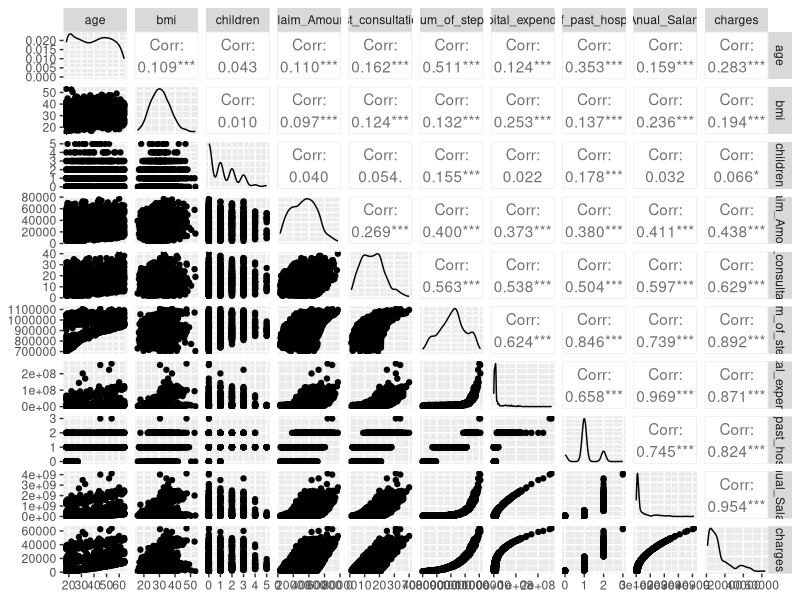
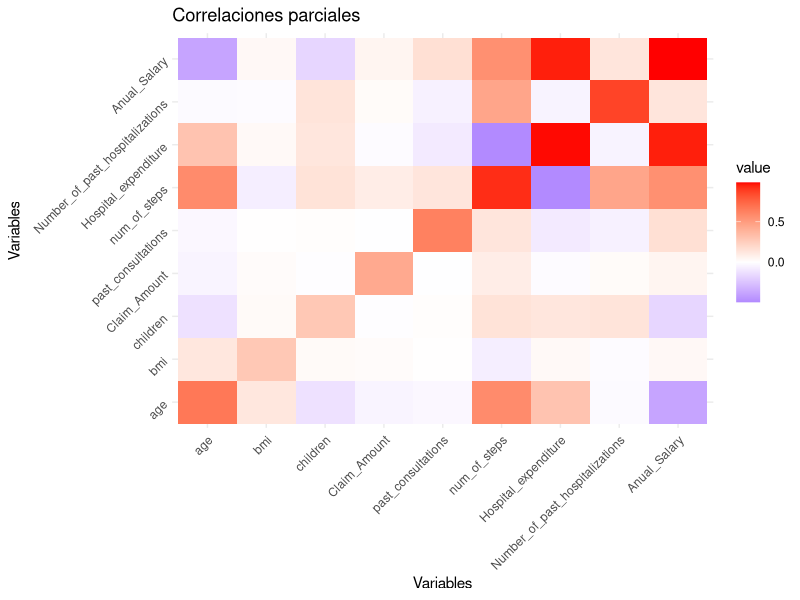
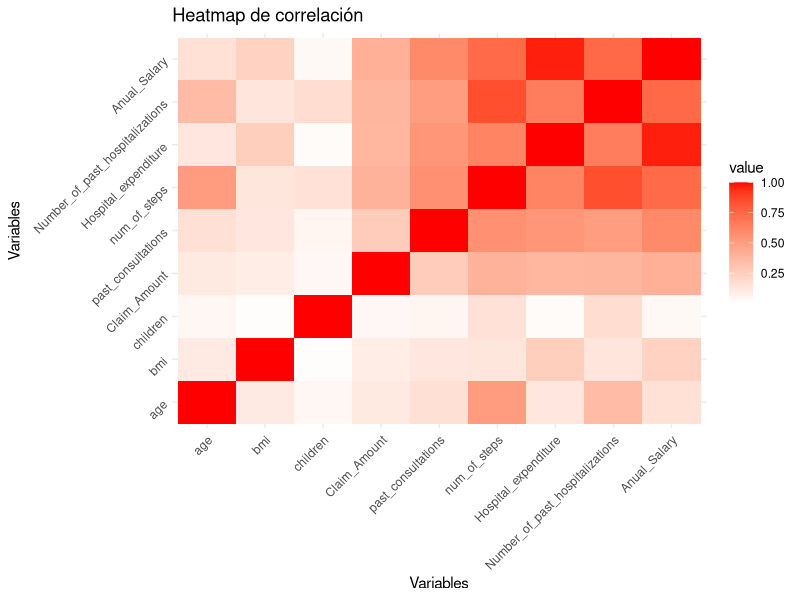
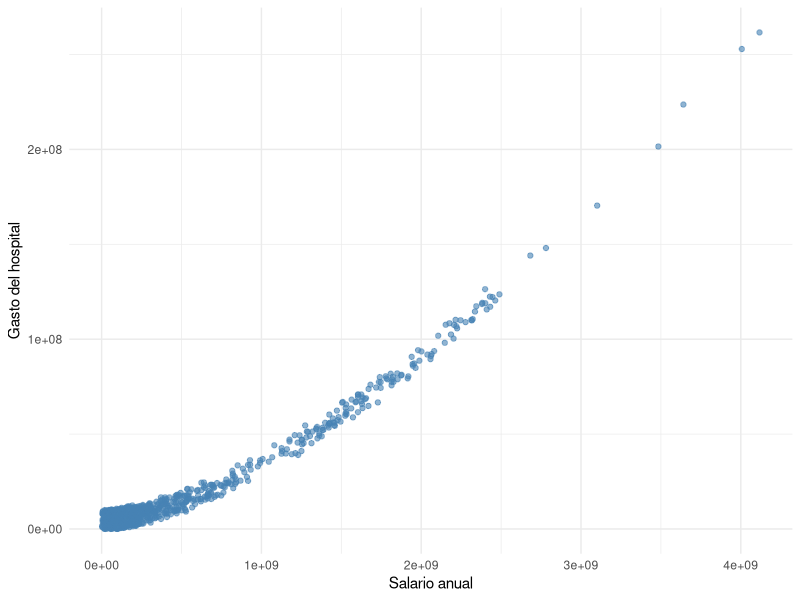
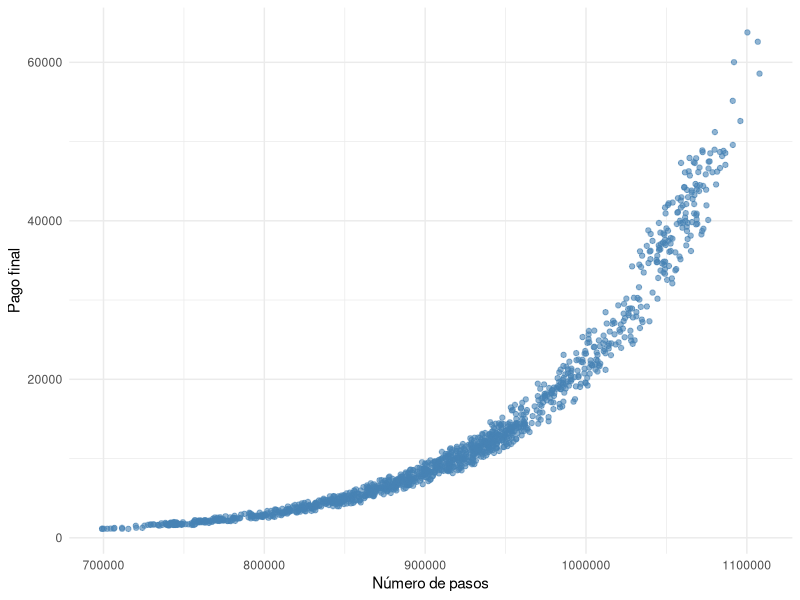
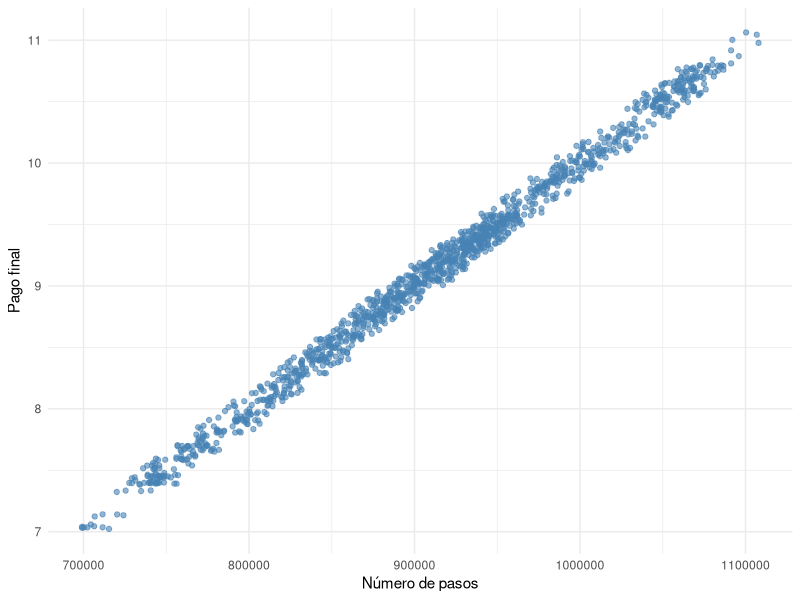
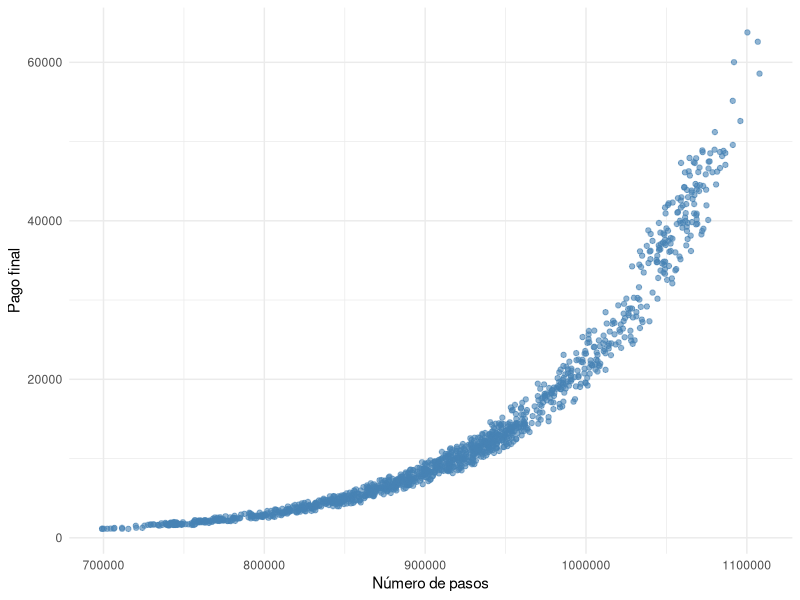
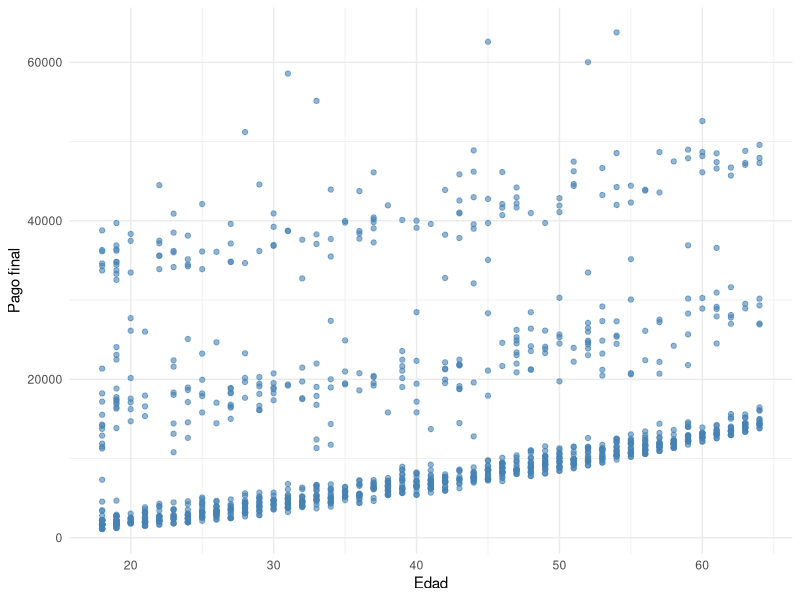

Write the R code that produced these figures, in order.
## ---- chunk 1
#| output: false
#| warning: false
library(dplyr)
library(tidyr)
library(ggplot2)
library(reshape2)
## ---- chunk 2
datos <- readr::read_csv("./new_insurance_data.csv")
dplyr::glimpse(datos)
## ---- chunk 3
# Cantidad de observaciones
nrow(datos)

# Cantidad de observaciones con alguna variable faltante
sum(!complete.cases(datos))

datos <- tidyr::drop_na(datos)
## ---- chunk 4
covariables_numericas <- c(
  "age",
  "bmi",
  "children",
  "Claim_Amount",
  "past_consultations",
  "num_of_steps",
  "Hospital_expenditure",
  "Number_of_past_hospitalizations",
  "Anual_Salary"
)
columnas_numericas <- c(covariables_numericas, "charges")

GGally::ggpairs(datos[, columnas_numericas])
## ---- chunk 5
d.cor <- cor(datos[, covariables_numericas])
d.inv <- solve(d.cor)

d.corm <- sqrt(1-1/diag(d.inv))
pd <- length(d.corm)  


d.part <- d.inv
for (i in 1:pd) {
  for (j in 1:(i-1)) {
    d.part[i,j] <- -d.inv[i,j]/sqrt(d.inv[i,i]*d.inv[j,j])
  }
  d.part[i,i] <- d.corm[i]
  d.part[1:(i-1),i] <- d.part[i,1:(i-1)]  
}
d.part
## ---- chunk 6
vals_diag <- diag(d.part)
max_col_indices <- apply(d.part, 1, which.max)
idx_ordenados <- order(vals_diag, decreasing = TRUE)
ordenados_vals_diag <- vals_diag[idx_ordenados]
ordenados_max_cols <- max_col_indices[idx_ordenados]

data.frame(correlacion_parcial = ordenados_vals_diag)
## ---- chunk 7
#| echo: false
melt(d.part) |>
  ggplot(aes(Var1, Var2, fill = value)) +
    geom_tile() +
    scale_fill_gradient2(low = "blue", high = "red", mid = "white") +
    theme_minimal() +
    theme(
      axis.text.x = element_text(angle = 45, hjust = 1),
      axis.text.y = element_text(angle = 45, hjust = 1)
    ) +
    labs(
      title = "Correlaciones parciales", 
      x = "Variables", 
      y = "Variables"
    )
## ---- chunk 8
#| echo: false
matriz_cor <- datos |>
  dplyr::select(
    age,
    bmi,
    children,
    Claim_Amount,
    past_consultations,
    num_of_steps,
    Hospital_expenditure,
    Number_of_past_hospitalizations,
    Anual_Salary,
  ) |>
  cor()

melt(matriz_cor) |>
  ggplot(aes(Var1, Var2, fill = value)) +
    geom_tile() +
    scale_fill_gradient2(low = "blue", high = "red", mid = "white", midpoint = 0) +
    theme_minimal() +
    theme(
      axis.text.x = element_text(angle = 45, hjust = 1),
        axis.text.y = element_text(angle = 45, hjust = 1)
      ) +
    labs(title = "Heatmap de correlación", x = "Variables", y = "Variables")
## ---- chunk 9
datos |>
  ggplot(aes(x = Anual_Salary, y = Hospital_expenditure)) +
  geom_point(color = "steelblue", alpha = 0.6) +
  labs(x = "Salario anual", y = "Gasto del hospital") +
  theme_minimal()
## ---- chunk 10
datos |>
  ggplot(aes(x = num_of_steps, y = charges)) +
  geom_point(color = "steelblue", alpha = 0.6) +
  labs(x = "Número de pasos", y = "Pago final") +
  theme_minimal()
## ---- chunk 11
datos |>
  dplyr::mutate(scaled_rsp = log(charges)) |>
  ggplot(aes(x = num_of_steps, y = scaled_rsp)) +
  geom_point(color = "steelblue", alpha = 0.6) +
  labs(x = "Número de pasos", y = "Pago final") +
  theme_minimal()
## ---- chunk 12
datos |>
  ggplot(aes(x = num_of_steps, y = charges)) +
  geom_point(color = "steelblue", alpha = 0.6) +
  labs(x = "Número de pasos", y = "Pago final") +
  theme_minimal()
## ---- chunk 13
datos |>
  ggplot(aes(x = age, y = charges)) +
  geom_point(color = "steelblue", alpha = 0.6) +
  labs(x = "Edad", y = "Pago final") +
  theme_minimal()
## ---- chunk 14
datos |>
  ggplot(aes(x = bmi, y = charges)) +
  geom_point(color = "steelblue", alpha = 0.6) +
  labs(x = "Índice de masa corporal", y = "Pago final") +
  theme_minimal()
## ---- chunk 15
datos |>
  ggplot(aes(x = children, y = charges)) +
  geom_point(color = "steelblue", alpha = 0.6) +
  labs(x = "Número de hijos", y = "Pago final") +
  theme_minimal()
## ---- chunk 16
datos |>
  ggplot(aes(x = past_consultations, y = charges)) +
  geom_point(color = "steelblue", alpha = 0.6) +
  labs(x = "Número de procedimientos pasados", y = "Pago final") +
  theme_minimal()
## ---- chunk 17
datos |>
  ggplot(aes(x = charges, color = region, fill = region)) +
    geom_density(alpha = 0.4) +
    labs(
      title = "Densidad de 'charges' para cada categoría de 'region'",
      x = "charges",
      y = "Densidad"
    ) +
    theme_minimal()
## ---- chunk 18
datos_finales <- datos |>
  dplyr::select(
    sex,
    smoker,
    age,
    bmi,
    Claim_Amount,
    past_consultations,
    num_of_steps,
    Number_of_past_hospitalizations,
    Anual_Salary,
    charges
  )


set.seed(1234)
datos_finales <- dplyr::sample_n(datos_finales, 500)

openxlsx::write.xlsx(datos_finales, './datos.xlsx')
